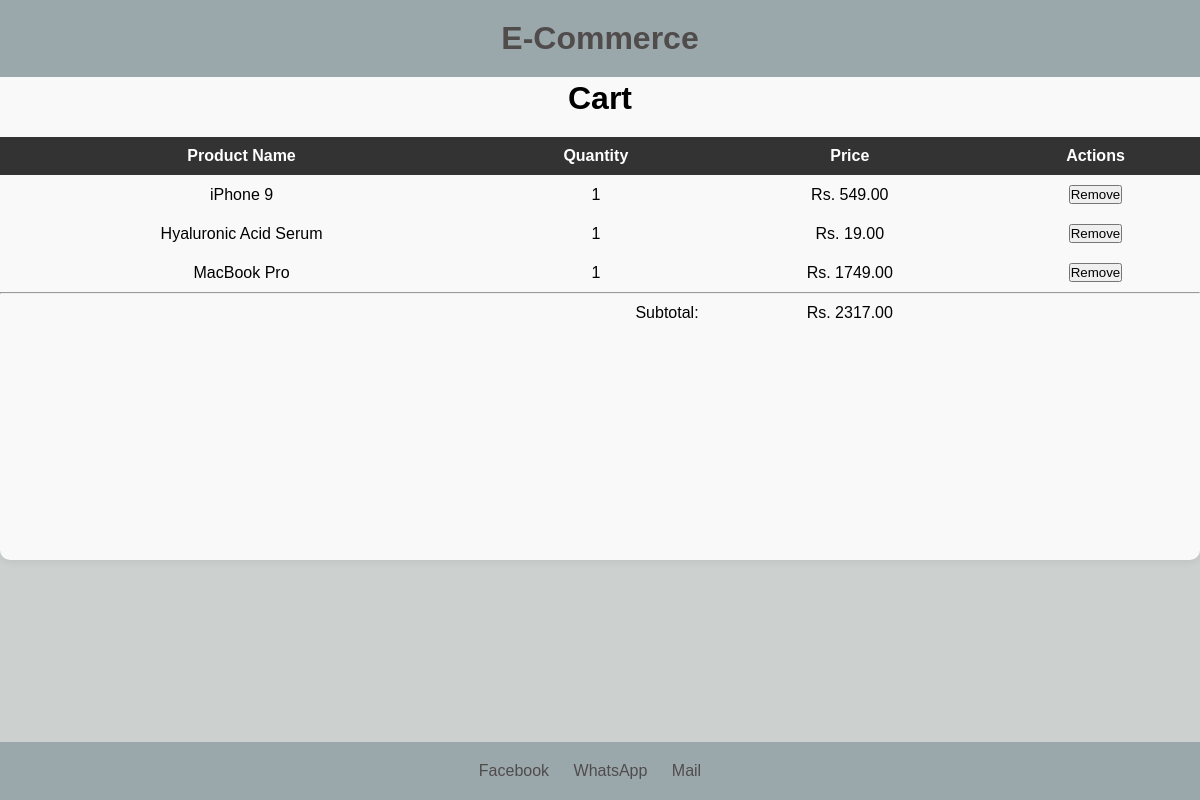
The page /Cart/1/ on the database its author committed.
### Cart/models.py (models this page shows, shortened)
class CartItem(models.Model):
    cart = models.ForeignKey(Cart, related_name='items', on_delete=models.CASCADE)
    product = models.ForeignKey(Product, on_delete=models.CASCADE)
    quantity = models.PositiveIntegerField(default=1)

### Product/models.py (models this page shows, shortened)
class Product(models.Model):
    name = models.CharField(max_length=100)
    display = models.BooleanField(default=True)
    images = models.JSONField(default=list)
    category = models.ForeignKey(Category, on_delete=models.CASCADE)
    subcategory = models.ForeignKey(SubCategory, on_delete=models.CASCADE)
    description = models.TextField()
    price = models.DecimalField(max_digits=10, decimal_places=2)
    hsn_code = models.CharField(max_length=10,default=0)
    class Meta:
       db_table = 'product'

### Cart/views.py (the view)
# urls.py: path('<int:costumer_id>/', CartDetailView.as_view(), name='cart'),
class CartDetailView(APIView):
    def get(self, request,costumer_id):
        costumer = CostumerModel.objects.get(pk=costumer_id)
        cart = Cart.objects.filter(user=costumer).first()
        serializer = CartSerializer(cart)
        total = 0
        for item in cart.items.all():
            item.subtotal = item.quantity * item.product.price
            total += item.subtotal
        return TemplateResponse(request, 'Cart/cart_view.html', {'cart_items': cart.items.all(),'total': total ,'costumer':costumer})

### templates/Cart/cart_view.html (shortened to what this page needs)
{% extends 'Pages/loggedIn_index.html' %}
{% block content %}
<div style="display: flex; justify-content: center; align-items: center; height: 70vh;">
    <div style="padding-top: 10vh; background-color: #f9f9f9; border-radius: 10px; box-shadow: 0 0 10px rgba(0, 0, 0, 0.1);text-align: center; width:100vw;height:100%;">
        <h1 style="font-size:2rem; margin-bottom: 20px;">Cart</h1>
        <table style="width: 100vw; border-collapse: collapse;">
            <thead style="background-color: #333; color: #fff;">
                <tr>
                    <th style="padding: 10px;">Product Name</th>
                    <th style="padding: 10px;">Quantity</th>
                    <th style="padding: 10px;">Price</th>
                    <th style="padding: 10px;">Actions</th>
                </tr>
            </thead>
            <tbody>
                {% for item in cart_items %}
                <tr>
                    <td style="padding: 10px;">{{ item.product.name }}</td>
                    <td style="padding: 10px;">{{ item.quantity }}</td>
                    <td style="padding: 10px;">Rs. {{ item.product.price }}</td>
                    <td style="padding: 10px;">
                        <form action="{% url 'remove-from-cart' item_id=item.id costumer_id=costumer.id%}" method="POST">
                            <button type="submit">Remove</button>
                        </form>
                </tr>
                {% endfor %}
            </tbody>
            <tfoot>
                <tr>
                    <td colspan="4"><hr></td>
                </tr>
                <tr>
                    <td colspan="2" style="text-align: right; padding: 10px;">Subtotal:</td>
                    <td style="padding: 10px;">Rs. {{ total }}</td>
                </tr>
            </tfoot>
        </table>
</div>
</div>
    {% endblock %}

### templates/Pages/loggedIn_index.html (style rules this page uses)
* { margin: 0; padding: 0; box-sizing: border-box; font-family: Arial, sans-serif; }
body { background-color: #CCD0CF; display: flex; flex-direction: column; min-height: 100vh; }

### rows shown on the page
CartItem: product.name "iPhone 9", quantity "1", product.price "549.00"
CartItem: product.name "Hyaluronic Acid Serum", quantity "1", product.price "19.00"
CartItem: product.name "MacBook Pro", quantity "1", product.price "1749.00"

### other values the page prints
{{ total }} "2317.00"
